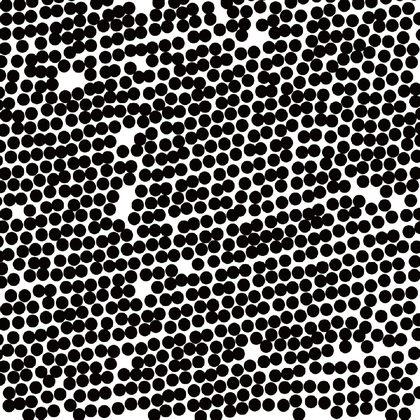
%> input picture PC_structure/gr/example.png, 420 x 420 px, shrunk from 887 x 888 before the run
$ octave --eval "result = Mapdefect(imread('example.png'));"   (GNU Octave 9; MATLAB toolbox functions it lacks are replaced by stand-ins)
%> lines starting %> are read from the running program, lines starting %| are printed output that depends on the picture; in (x1, y1, x2, y2) boxes, pixels count from 0 and x2, y2 are one past the last pixel; in counts of white or black regions, pixels touching at a corner belong together; the program's own positions count from 1
function [cordinate_num]=Mapdefect(image)
%function：检测输入图像的圆
%input:image:用于检测圆的图片彩色图片
%output:centers:检测到的圆的圆心坐标；particle_num:检测到图像上圆的总数

gray = rgb2gray(image);  %灰度化
bw = imbinarize(gray);   %二值化
bw_inverse = imcomplement(bw); %二值图像反转，即0变1,1变0
[centers,radius] = imfindcircles(bw_inverse,[5,20]); %检测图像上半径在5~20之间的圆，也可以是其它，看实际情况需要
%显示图像
figure;
imshow(bw_inverse);
hold on;
viscircles(centers,radius,'EdgeColor','b');
[row,col] = size(centers);
cordinate_num=zeros(row,1);
radius_ave=mean(radius(:))

for i=1:(row-1)
    for j = i+1:row
        distance = sqrt((centers(i,1)-centers(j,1))^2 + (centers(i,2)-centers(j,2))^2);
        if distance <= 2.5*radius_ave
            cordinate_num(i) = cordinate_num(i)+1;
            cordinate_num(j) = cordinate_num(j)+1;
        end
    end
end

for i=1:row
    if cordinate_num(i)==4
        viscircles(centers(i,:),radius(i,1),'EdgeColor','b');
    end
    if cordinate_num(i)==5
        viscircles(centers(i,:),radius(i,1),'EdgeColor','r');
    end
end
%> in Mapdefect, `bw = imbinarize(gray);`:
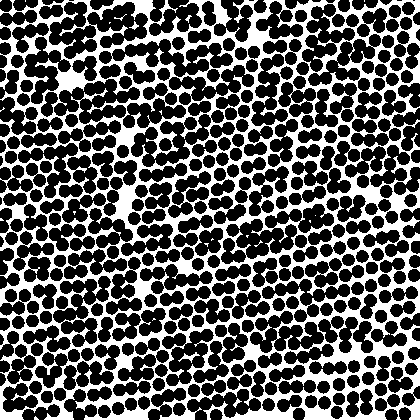
%> bw: size 420x420 logical; 34.9% white; 23 white regions (17 under 20 px), largest, box (x1, y1, x2, y2) and area: (0, 0, 420, 420) 61314, (178, 352, 200, 363) 76, (129, 21, 139, 30) 34, (233, 398, 242, 408) 33, (185, 15, 192, 23) 23, (114, 14, 127, 21) 20
%> in Mapdefect, `[centers,radius] = imfindcircles(bw_inverse,[5,20]);`: centers = 753 rows, first 12: [398.2 358; 411.4 201.1; 381.5 316.6; 368.8 379; 411.6 369.6; 354 243.8; 370.6 362.6; 151.4 301.4; 123.5 152; 178.7 43.75; 301.5 16.5; 353.9 381.6]; radius = 753 values, max 13.67 at index 744, min 5.37 at index 450, mean 6.17
%> in Mapdefect, `[row,col] = size(centers);`: row = 753; col = 2
%> in Mapdefect, `radius_ave=mean(radius(:))`: radius_ave = 6.17
%> after the loop in Mapdefect, `for i=1:(row-1)`: cordinate_num = 753 values, max 6 at index 450, min 0 at index 16, mean 2.38
%> `result = Mapdefect(imread('example.png'));`:
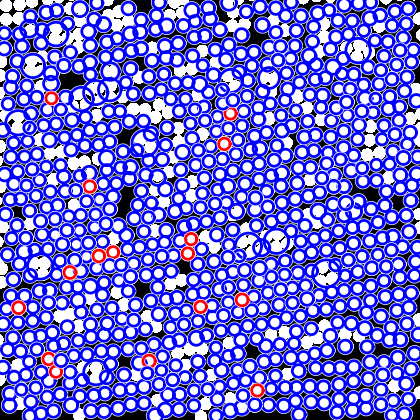
%> figure redrawn from the program's plot data
%> `result = Mapdefect(imread('example.png'));`: result has the same summary as cordinate_num in Mapdefect
